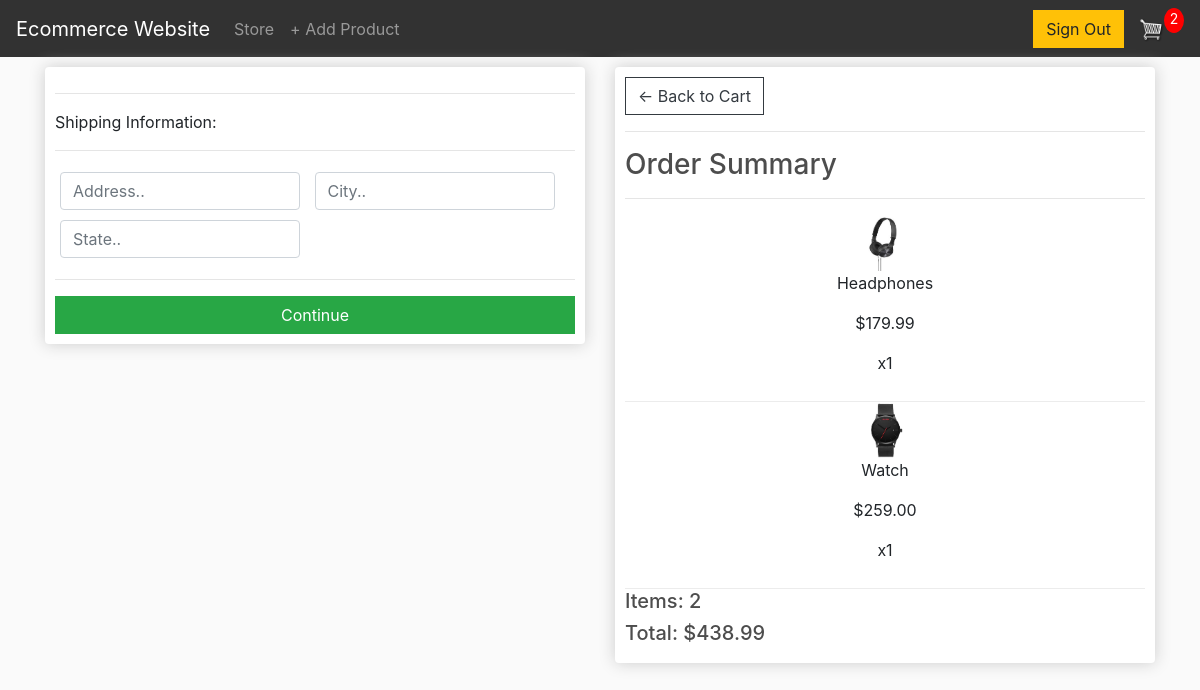
Screenshot of /checkout/ (signed in) with the database file from the repository.
### store/models.py (models this page shows, shortened)
class OrderItem(models.Model):
    product = models.ForeignKey(Product, on_delete=models.SET_NULL, blank=True, null=True)
    order = models.ForeignKey(Order, on_delete=models.SET_NULL,  blank=True, null=True)
    quantity = models.IntegerField(default=0, null=True, blank=True)
    date_added = models.DateTimeField(auto_now_add=True)
    @property
    def get_total(self):
        total = self.product.price * self.quantity
        return total

class Product(models.Model):
    name = models.CharField(max_length= 200)
    price = models.DecimalField(max_digits=7, decimal_places=2)
    digital = models.BooleanField(default = False, null = True, blank = False)
    image = models.ImageField(null=True, blank=True)
    @property
    def imageURL(self):
        try:
            url = self.image.url
        except:
            url = ""
        return url

class Order(models.Model):
    customer = models.ForeignKey(Customer, on_delete = models.SET_NULL, blank = True, null = True)
    date_order = models.DateTimeField(auto_now_add = True)
    complete = models.BooleanField(default=False, null=True, blank=False)
    transaction_id = models.CharField(max_length=200, null=True)
    @property
    def shipping(self):
        shipping = False
        orderitems = self.orderitem_set.all()
        for i in orderitems:
            if i.product.digital == False:
                shipping = True
        return shipping
    @property
    def get_cart_total(self):
        orderitems = self.orderitem_set.all()
        total = sum([item.get_total for item in orderitems])
        return total
    @property
    def get_cart_items(self):
        orderitems = self.orderitem_set.all()
        total = sum([item.quantity for item in orderitems])
        return total

### store/views.py (the view)
# urls.py: path("checkout/", views.checkout, name='checkout'),
def checkout(request):
    data = cartData(request)
    cartItems = data['cartItems']
    order = data['order']
    items = data['items']
    context = {
        'items': items,
        'order': order,
        'cartItems': cartItems,
    }
    return render(request, "store/Checkout.html", context)

### store/utils.py (called while the page is built)
def cartData(request):
    if request.user.is_authenticated:
        customer = request.user.customer
        order, created = Order.objects.get_or_create(customer=customer, complete=False)
        items = order.orderitem_set.all()
        cartItems = order.get_cart_items
    else:
        cookieData = cookieCart(request)
        cartItems = cookieData['cartItems']
        order = cookieData['order']
        items = cookieData['items']
    return {'cartItems':cartItems,'order':order,'items':items,}

### store/templates/store/Checkout.html (shortened to what this page needs)
{% extends 'store/Main.html' %}
{% load static %}
{% block content %}
    <div class="row">
        <div class="col-lg-6">
            <div class="box-element" id="form-wrapper">
                <form action="" id="form">
                    <div id="shipping-info">
                        <hr>
                        <p>Shipping Information:</p>
                        <hr>
                        <div class="form-field">
                            <input type="text" name="address" placeholder="Address.." class="form-control">
                        </div>
                        <div class="form-field">
                            <input type="text" name="city" placeholder="City.." class="form-control">
                        </div>
                        <div class="form-field">
                            <input type="text" name="state" placeholder="State.." class="form-control">
                        </div>
                    </div>
                    <hr>
                    <input id="form-button" class="btn btn-success btn-block" type="submit" value="Continue" id="form-button" class="btn btn-success btn-block">
                </form>
            </div>
            <br>
        </div>
        <div class="col-lg-6">
            <div class="box-element">
				<a  class="btn btn-outline-dark" href="{% url 'cart' %}">&#x2190; Back to Cart</a>
                <hr>
                <h3>Order Summary</h3>
                <hr>
                {% for item in items %}
                <div class="cart-row">
                    <div style="flex:2;"><img src="{{item.product.imageURL}}" alt="" class="row-image"></div>
                    <div style="flex:2;"><p>{{item.product.name}}</p></div>
                    <div style="flex:2;"><p>${{item.product.price}}</p></div>
                    <div style="flex:2;"><p>x{{item.quantity}}</p></div>
                </div>
                {% endfor %}
                <h5>Items: {{order.get_cart_items}}</h5>
                <h5>Total: ${{order.get_cart_total|floatformat:2}}</h5>
            </div>
        </div>
    </div>
{% endblock %}

### store/static/css/main.css (style rules this page uses)
html { scroll-behavior: smooth; }
body { background-color: hsl(0, 0%, 98%); }
h1, h2, h3, h4, h5, h6 { color: hsl(0,0%, 30%); }
.box-element { box-shadow: hsl(0, 0%, 80%) 0 0 16px; background-color: #fff; border-radius: 4px; padding: 10px; }
.col-lg-4, .col-lg-6, .col-lg-8, .col-lg-12 { margin-top: 10px; }
.btn { border-radius: 0; }
.row-image { width: 100px; }
.form-field { width: 250px; display: inline-block; padding: 5px; }
.cart-row { display: flex; align-items: flex-stretch; padding-bottom: 10px; margin-bottom: 10px; border-bottom: 1px solid #ececec; }
.box-element .cart-row { display: flex; flex-direction: column; max-width: 550px; justify-content: center; align-items: center; margin: auto; }

### rows the page displays
OrderItem: product.imageURL (picture), product.name "Headphones", product.price "179.99", quantity "1"
OrderItem: product.imageURL (picture), product.name "Watch", product.price "259.00", quantity "1"
Order: get_cart_items "2", get_cart_total "438.99"

### other values shown
{{ cartItems }} "2"
